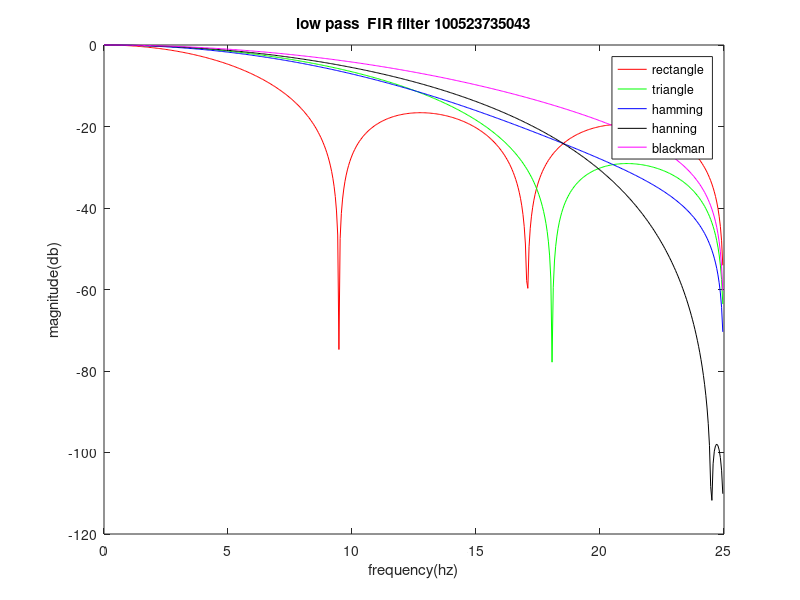

Recreate this plot in MATLAB.
clc;
clear all;
close all;
fc=input('enter the cut off frequency');
N=input('enter the length of filter');
Fs=10*fc;
wc=2*(fc/Fs);
h1=fir1(N,wc,'low',boxcar(N+1));
h2=fir1(N,wc,'low',bartlett(N+1));
h3=fir1(N,wc,'low',hamming(N+1));
h4=fir1(N,wc,'low',hann(N+1));
h5=fir1(N,wc,'low',blackman(N+1));
[H1,w]=freqz(h1,1);
[H2,w]=freqz(h2,1);
[H3,w]=freqz(h3,1);
[H4,w]=freqz(h4,1);
[H5,w]=freqz(h5,1);
H1mag=abs(H1);
H2mag=abs(H2);
H3mag=abs(H3);
H4mag=abs(H4);
H5mag=abs(H5);
plot((w*Fs)/(2*pi),20*log10(H1mag),'r',(w*Fs)/(2*pi),20*log10(H2mag),'g',(w*Fs)/(2*pi),20*log10(H3mag),'b',(w*Fs)/(2*pi),20*log10(H4mag),'k',(w*Fs)/(2*pi),20*log10(H5mag),'m');
legend('rectangle','triangle','hamming','hanning','blackman');
xlabel('frequency(hz)');
ylabel('magnitude(db)');
title('low pass  FIR filter 100523735043');